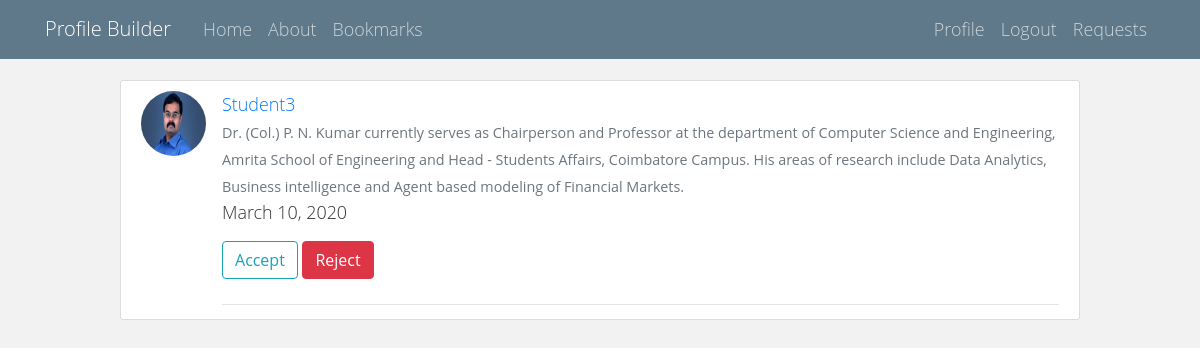
The app's page /requests/ (signed in) with its own data.
### profiles/models.py (models this page shows, shortened)
class Appointment(models.Model):
    faculty = models.ForeignKey(FacultyProfile, on_delete=models.CASCADE)
    student = models.ForeignKey(StudentProfile, on_delete=models.CASCADE)
    date = models.DateField()
    reason_reject = models.CharField(max_length=1024, null=True)
    accepted = models.IntegerField(default=-1)

class StudentProfile(models.Model):
    user = models.OneToOneField(User, on_delete=models.CASCADE)
    image = models.ImageField(default='default.jpg', upload_to='student_pics')
    about = models.CharField(max_length=10000)

### users/models.py (models this page shows)
class User(AbstractUser):
    email = models.EmailField(unique=True)
    is_teacher = models.BooleanField(default=False)
    objects = UserManager()

### profiles/views.py (the view)
# urls.py: path('requests/', RequestsListView.as_view(), name='requests'),
class RequestsListView(ListView, LoginRequiredMixin):
    model = Appointment
    template_name = 'users/requests.html'
    context_object_name = 'requests'
    paginate_by = 3
    def get_queryset(self):
        faculty_profile = FacultyProfile.objects.filter(user=self.request.user.id).first()
        appointments = Appointment.objects.filter(faculty=faculty_profile.id).all()
        object_list = []
        for appointment in appointments:
            object_list.append(appointment)
        return object_list

### templates/users/requests.html (shortened to what this page needs)
{% extends "base.html" %}
{% load static %}
{% block content %}
    {% for request in requests %}
        {% if request.accepted == -1 %}
            <article class="media content-section">
                <img class="rounded-circle article-img" src="{{ request.student.image.url }}">
                <div class="media-body">
                    <div class="article-metadata">
                        <a class="mr-2" href="#">{{ request.student.user.username }}</a>
                        <div>
                            <small class="text-muted">{{ request.student.about| safe }}</small>
                        </div>
                        <p class="mr-2" href="#">{{ request.date }}</p>
                        <a class="btn btn-outline-info mb-4" href="{% url 'accept-appointment' request.id %}">Accept</a>
                        <a class="btn btn-danger  mb-4" href="{% url 'reject-appointment' request.id %}">Reject</a>
                    </div>
                </div>
            </article>
        {% endif %}
    {% endfor %}
{% endblock content %}

### static/main.css (style rules this page uses)
body { background: #fafafa; color: #333333; margin-top: 5rem; }
body { background: #eee; min-height: 100vh; box-sizing: border-box; padding-top: 10vh; font-family: "HelveticaNeue-Light", "Helvetica Neue Light", "Helvetica Neue", Helvetica, Arial, "Lucida Grande", sans-serif; font-weight: 300; line-height: 1.5; max-width: 60rem; margin: 0 auto; font-size: 112%; }
.content-section { background: #ffffff; padding: 10px 20px; border: 1px solid #dddddd; border-radius: 3px; margin-bottom: 20px; }
.article-img { height: 65px; width: 65px; margin-right: 16px; }
.article-metadata { padding-bottom: 1px; margin-bottom: 4px; border-bottom: 1px solid #e3e3e3 }
body { background: #f2f2f2; font-family: 'Open Sans', sans-serif; }

### records on screen
Appointment: student.image (picture), student.user.username "Student3", student.about "Dr. (Col.) P. N. Kumar currently serves as Chairperson and Professor at the department of Computer Science and Engineering, Amrita School of Engineering and Head - Students Affairs, Coimbatore Campus. His areas of research include Data Analytics, Business intelligence and Agent based modeling of Financial Markets.", date "March 10, 2020"
